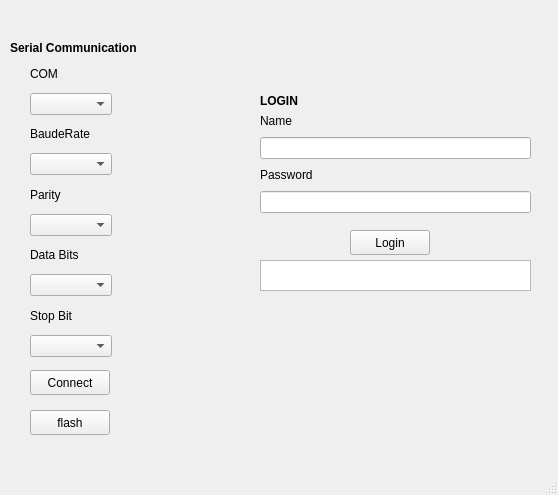
<?xml version="1.0" encoding="UTF-8"?>
<ui version="4.0">
 <class>MainWindow</class>
 <widget class="QMainWindow" name="MainWindow">
  <property name="geometry">
   <rect>
    <x>0</x>
    <y>0</y>
    <width>558</width>
    <height>495</height>
   </rect>
  </property>
  <property name="windowTitle">
   <string>MainWindow</string>
  </property>
  <widget class="QWidget" name="centralwidget">
   <widget class="QPushButton" name="connectBtn">
    <property name="geometry">
     <rect>
      <x>30</x>
      <y>370</y>
      <width>80</width>
      <height>25</height>
     </rect>
    </property>
    <property name="text">
     <string>Connect</string>
    </property>
   </widget>
   <widget class="QLabel" name="label_2">
    <property name="geometry">
     <rect>
      <x>10</x>
      <y>40</y>
      <width>171</width>
      <height>16</height>
     </rect>
    </property>
    <property name="font">
     <font>
      <pointsize>9</pointsize>
      <weight>75</weight>
      <bold>true</bold>
     </font>
    </property>
    <property name="text">
     <string>Serial Communication</string>
    </property>
   </widget>
   <widget class="QPushButton" name="login">
    <property name="geometry">
     <rect>
      <x>350</x>
      <y>230</y>
      <width>80</width>
      <height>25</height>
     </rect>
    </property>
    <property name="text">
     <string>Login</string>
    </property>
   </widget>
   <widget class="QLabel" name="label_7">
    <property name="geometry">
     <rect>
      <x>260</x>
      <y>90</y>
      <width>121</width>
      <height>21</height>
     </rect>
    </property>
    <property name="font">
     <font>
      <pointsize>9</pointsize>
      <weight>75</weight>
      <bold>true</bold>
     </font>
    </property>
    <property name="text">
     <string>LOGIN</string>
    </property>
   </widget>
   <widget class="QTextBrowser" name="log">
    <property name="geometry">
     <rect>
      <x>260</x>
      <y>260</y>
      <width>271</width>
      <height>31</height>
     </rect>
    </property>
   </widget>
   <widget class="QWidget" name="layoutWidget">
    <property name="geometry">
     <rect>
      <x>30</x>
      <y>60</y>
      <width>82</width>
      <height>297</height>
     </rect>
    </property>
    <layout class="QVBoxLayout" name="verticalLayout">
     <item>
      <widget class="QLabel" name="label">
       <property name="text">
        <string>COM</string>
       </property>
      </widget>
     </item>
     <item>
      <widget class="QComboBox" name="comChoice"/>
     </item>
     <item>
      <widget class="QLabel" name="BaudeRateChoice">
       <property name="text">
        <string>BaudeRate</string>
       </property>
      </widget>
     </item>
     <item>
      <widget class="QComboBox" name="bauderateChoice"/>
     </item>
     <item>
      <widget class="QLabel" name="label_4">
       <property name="text">
        <string>Parity</string>
       </property>
      </widget>
     </item>
     <item>
      <widget class="QComboBox" name="parityChoice"/>
     </item>
     <item>
      <widget class="QLabel" name="label_3">
       <property name="text">
        <string>Data Bits</string>
       </property>
      </widget>
     </item>
     <item>
      <widget class="QComboBox" name="dataChoice"/>
     </item>
     <item>
      <widget class="QLabel" name="label_5">
       <property name="text">
        <string>Stop Bit</string>
       </property>
      </widget>
     </item>
     <item>
      <widget class="QComboBox" name="stopbitChoice"/>
     </item>
    </layout>
   </widget>
   <widget class="QWidget" name="layoutWidget">
    <property name="geometry">
     <rect>
      <x>260</x>
      <y>110</y>
      <width>271</width>
      <height>103</height>
     </rect>
    </property>
    <layout class="QVBoxLayout" name="verticalLayout_2">
     <item>
      <widget class="QLabel" name="BaudeRateChoice_2">
       <property name="text">
        <string>Name</string>
       </property>
      </widget>
     </item>
     <item>
      <widget class="QLineEdit" name="username"/>
     </item>
     <item>
      <widget class="QLabel" name="BaudeRateChoice_3">
       <property name="text">
        <string>Password</string>
       </property>
      </widget>
     </item>
     <item>
      <widget class="QLineEdit" name="password">
       <property name="text">
        <string/>
       </property>
       <property name="echoMode">
        <enum>QLineEdit::Password</enum>
       </property>
      </widget>
     </item>
    </layout>
   </widget>
   <widget class="QPushButton" name="flash">
    <property name="geometry">
     <rect>
      <x>30</x>
      <y>410</y>
      <width>80</width>
      <height>25</height>
     </rect>
    </property>
    <property name="text">
     <string>flash</string>
    </property>
   </widget>
  </widget>
  <widget class="QMenuBar" name="menubar">
   <property name="geometry">
    <rect>
     <x>0</x>
     <y>0</y>
     <width>558</width>
     <height>25</height>
    </rect>
   </property>
  </widget>
  <widget class="QStatusBar" name="statusbar"/>
 </widget>
 <resources/>
 <connections/>
</ui>
